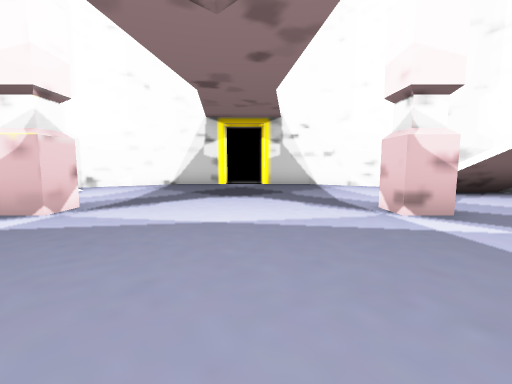
view 1 (above)

14 first-person views from a walk through a Unity game level. The camera is 1.4 m above the floor, tilts 6° down and sees 90° across. The floor is counted in squares, 1.8 m on a side. Each view is taken from the middle of a square. On the plan, view 1 faces up. The plan holds only what a view shows up to about 10 squares ahead; the rest is blank. The place goes on beyond the plan. The player is left out.

view 2
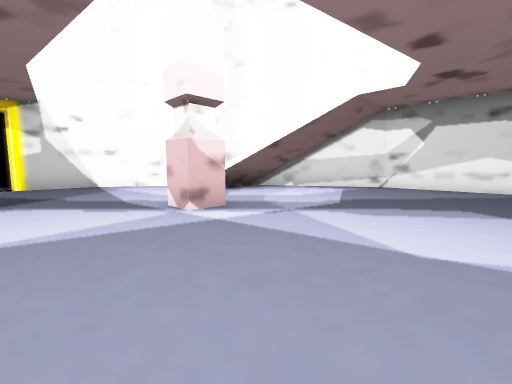

view 3
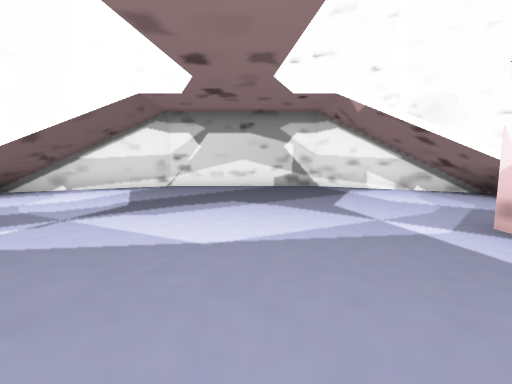

view 4
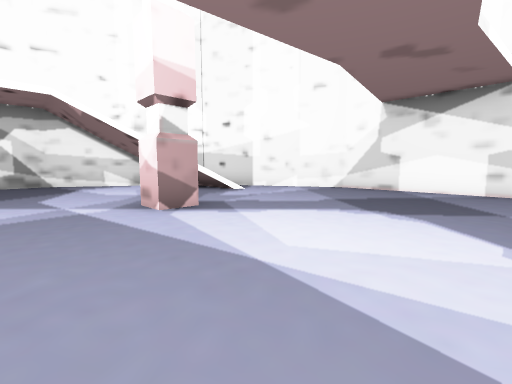

view 5
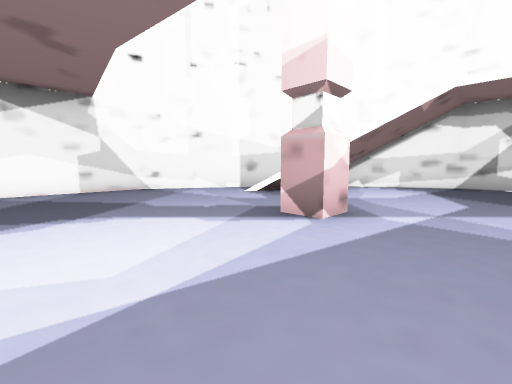

view 6
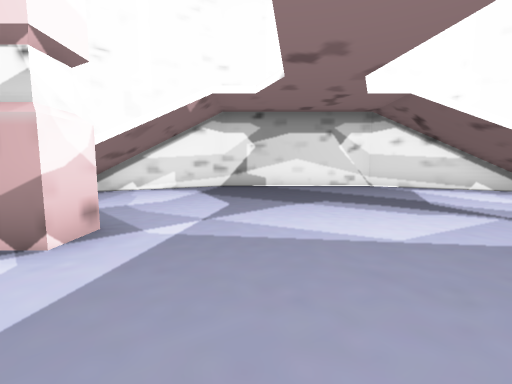

view 7
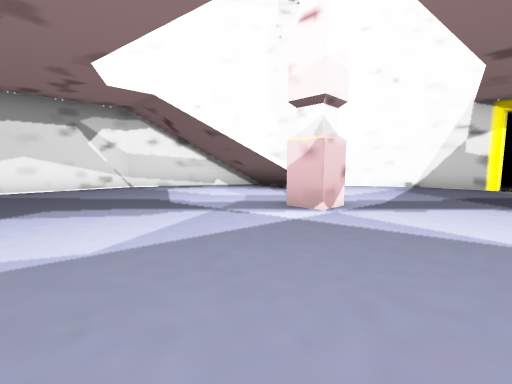

view 8
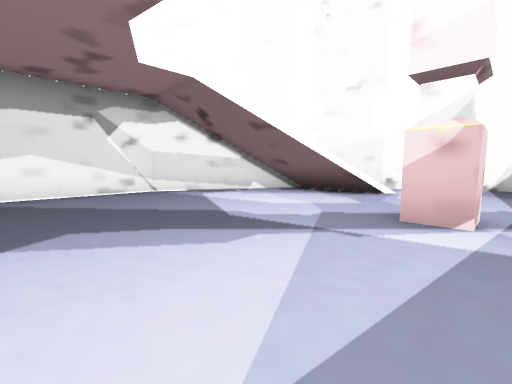

view 9
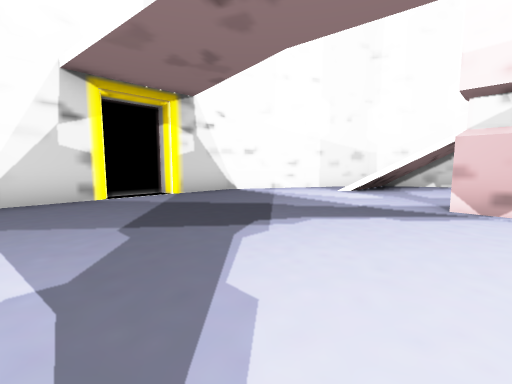

view 10
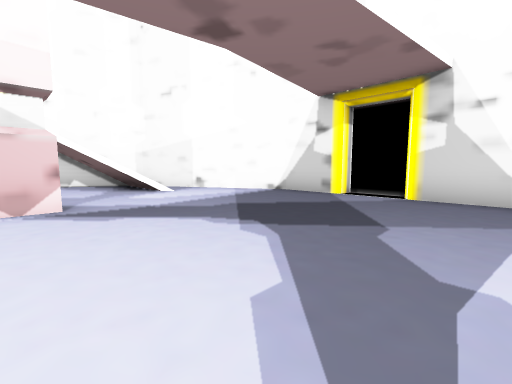

view 11
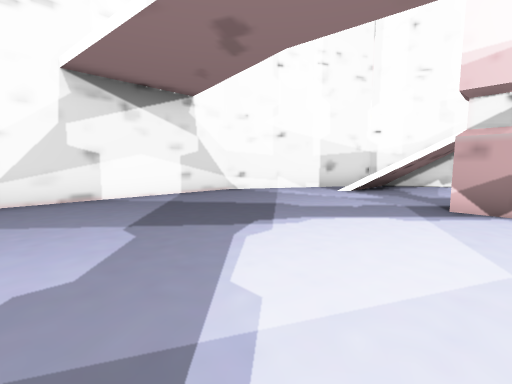

view 12
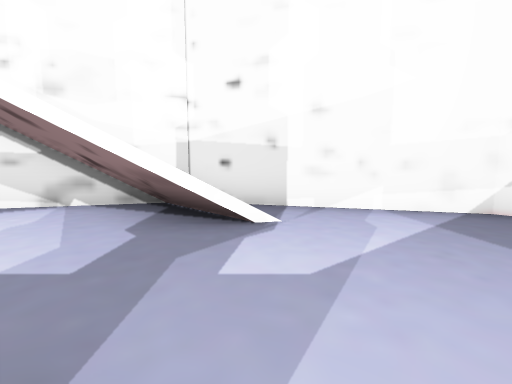

view 13
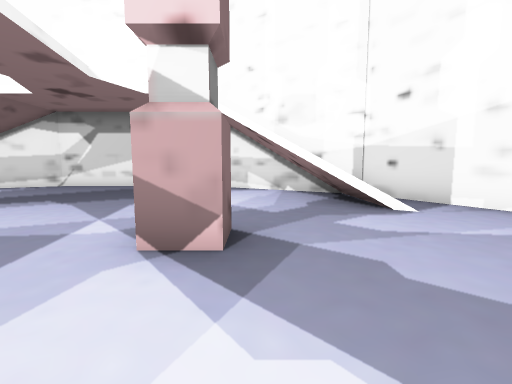

view 14
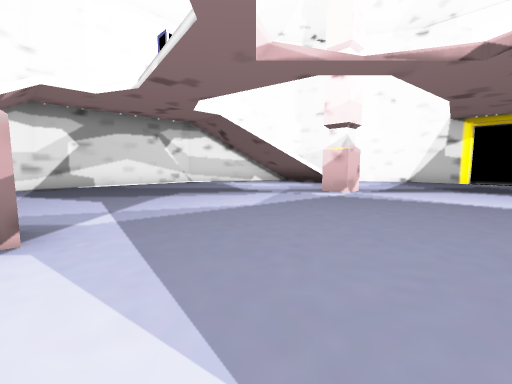

### Floor plan
Key: @ floor where view 1 was taken; # wall or solid block; . floor; / step, stairs or slope.
Columns run from 11 left of view 1 to 10 right of it. Each row starts with its distance up from view 1.
 11        ########
 10      ###......###
  9     ##..........##
  8   ##..............##
  7   #///..........///#
  6  ##///..........///##
  5  #..................#
  4 ##.....#......#.....##
  3 #....................#
  2 #....................#
  1 #....................#
  0 #..........@.........#
 -1 #....................#
 -2 #....................#
 -3 ##.....#......#.....##
 -4  #.//............//##
 -5  ##///..........///#
 -6   #///..........///#
 -7   ##..............##
 -8     ##..........###
 -9      ###......###
-10        ########

Where each view was taken, in squares from view 1:
view 1: 0 up, 0 right, facing up
view 2: 0 up, 0 right, facing up-right
view 3: 0 up, 0 right, facing right
view 4: 1 down, 2 left, facing down-right
view 5: 1 down, 0 right, facing down-left
view 6: 1 down, 1 left, facing left
view 7: 0 up, 1 left, facing up-left
view 8: 0 up, 3 left, facing up-left
view 9: 4 up, 3 left, facing up-right
view 10: 4 up, 2 right, facing up-left
view 11: 3 down, 2 right, facing down-left
view 12: 4 down, 2 right, facing down-right
view 13: 4 down, 0 right, facing right
view 14: 3 down, 0 right, facing up-left
